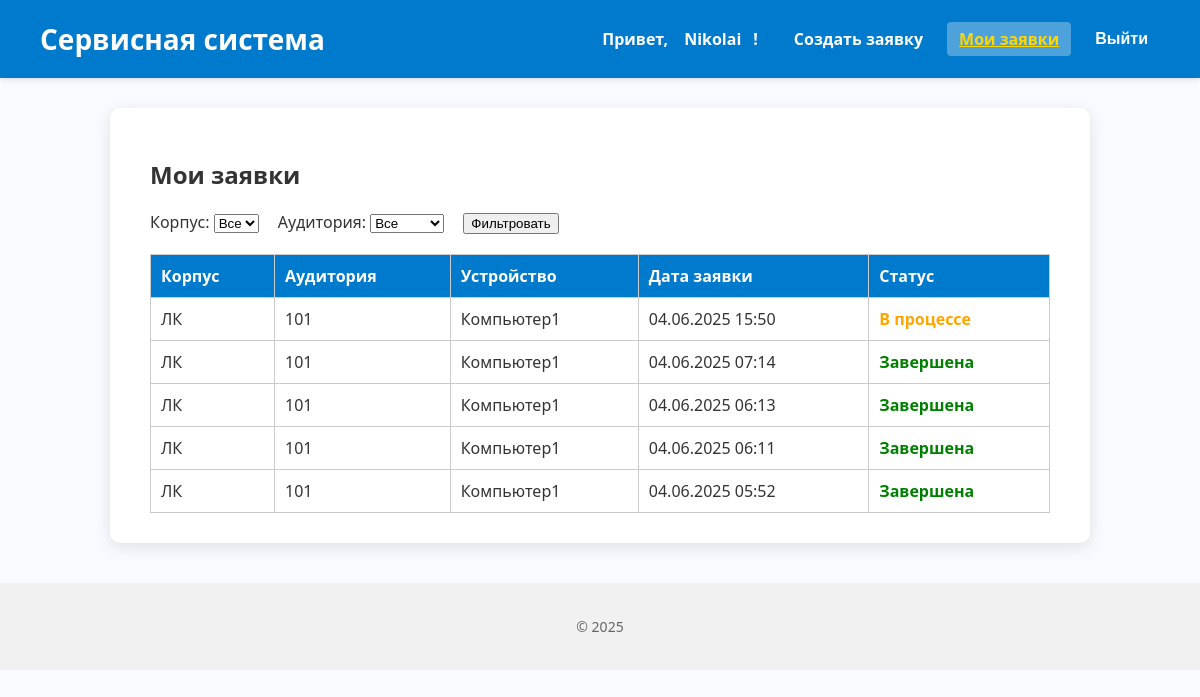
The app's page /my-requests/ (signed in) with its own data.
### core/models.py (models this page shows, shortened)
class User(AbstractUser):
    ROLE_CHOICES = [
        ('admin', 'Администратор'),
        ('engineer', 'Инженер'),
        ('teacher', 'Преподаватель'),
    ]
    role = models.CharField(max_length=20, choices=ROLE_CHOICES, blank=True, null=True)

class ServiceRequest(models.Model):
    device = models.ForeignKey(Device, on_delete=models.CASCADE, related_name='service_requests', verbose_name="Устройство")
    created_by = models.ForeignKey(
        settings.AUTH_USER_MODEL, on_delete=models.SET_NULL,
        null=True, related_name='requests_created', verbose_name="Создал"
    )
    assigned_engineer = models.ForeignKey(
        settings.AUTH_USER_MODEL, on_delete=models.SET_NULL,
        null=True, blank=True, related_name='assigned_requests', verbose_name="Инженер"
    )
    created_at = models.DateTimeField("Дата создания", auto_now_add=True)
    description = models.TextField("Описание проблемы")
    is_completed = models.BooleanField("Завершено", default=False)
    requires_replacement = models.BooleanField("Требуется замена", default=False)
    is_paused = models.BooleanField("Приостановлена (ожидание замены)", default=False)
    replacement_requested = models.BooleanField("Запрос на замену оборудования", default=False)
    class Meta:
        verbose_name = "Заявка на обслуживание"
        verbose_name_plural = "Заявки на обслуживание"
    @property
    def status(self):
        if self.is_completed:
            return "Завершена"
        if self.is_paused:
            return "Приостановлена (ожидание замены)"
        return "В процессе"

class Device(models.Model):
    cabinet = models.ForeignKey(Cabinet, on_delete=models.CASCADE, related_name='devices', verbose_name="Кабинет")
    name = models.CharField("Название устройства", max_length=100)
    serial_number = models.CharField("Серийный номер", max_length=100, unique=True)
    purchase_date = models.DateField("Дата покупки")
    cost = models.DecimalField("Стоимость", max_digits=10, decimal_places=2)
    class Meta:
        verbose_name = "Устройство"
        verbose_name_plural = "Устройства"

class Cabinet(models.Model):
    number = models.CharField("Номер кабинета", max_length=10)
    building = models.CharField("Корпус", max_length=50)
    class Meta:
        verbose_name = "Кабинет"
        verbose_name_plural = "Кабинеты"

### core/views.py (the view)
# urls.py: path('my-requests/', views.my_requests, name='my_requests'),
@login_required
@teacher_required
def my_requests(request):
    qs = ServiceRequest.objects.filter(created_by=request.user).select_related('device__cabinet').order_by('-created_at')
    building = request.GET.get('building')
    cabinet_id = request.GET.get('cabinet')
    if building:
        qs = qs.filter(device__cabinet__building=building)
    if cabinet_id:
        qs = qs.filter(device__cabinet__id=cabinet_id)
    buildings = Cabinet.objects.values_list('building', flat=True).distinct()
    cabinets = Cabinet.objects.all()
    return render(request, 'core/my_requests.html', {
        'requests': qs,
        'buildings': buildings,
        'cabinets': cabinets,
        'selected_building': building,
        'selected_cabinet': cabinet_id,
        'user_name': request.user.username,
    })

### core/templates/core/my_requests.html (shortened to what this page needs)
{% extends 'base.html' %}
{% block content %}
  <h2>Мои заявки</h2>
  <form method="get" style="margin-bottom: 20px;">
    <label style="margin-right: 15px;">
      Корпус:
      <select name="building">
        <option value="">Все</option>
      </select>
    </label>
    <label style="margin-right: 15px;">
      Аудитория:
      <select name="cabinet">
        <option value="">Все</option>
      </select>
    </label>
    <button type="submit" class="btn">Фильтровать</button>
  </form>
  {% if requests %}
    <table style="width: 100%; border-collapse: collapse; border: 1px solid #ccc;">
      <thead>
        <tr style="background-color: #007acc; color: white;">
          <th style="padding: 10px; border: 1px solid #ccc; text-align: left;">Корпус</th>
          <th style="padding: 10px; border: 1px solid #ccc; text-align: left;">Аудитория</th>
          <th style="padding: 10px; border: 1px solid #ccc; text-align: left;">Устройство</th>
          <th style="padding: 10px; border: 1px solid #ccc; text-align: left;">Дата заявки</th>
          <th style="padding: 10px; border: 1px solid #ccc; text-align: left;">Статус</th>
        </tr>
      </thead>
      <tbody>
        {% for req in requests %}
          <tr>
            <td style="padding: 10px; border: 1px solid #ccc;">{{ req.device.cabinet.building }}</td>
            <td style="padding: 10px; border: 1px solid #ccc;">{{ req.device.cabinet.number }}</td>
            <td style="padding: 10px; border: 1px solid #ccc;">{{ req.device.name }}</td>
            <td style="padding: 10px; border: 1px solid #ccc;">{{ req.created_at|date:"d.m.Y H:i" }}</td>
            <td style="padding: 10px; border: 1px solid #ccc; font-weight: 600; color: {% if req.is_completed %}green{% else %}orange{% endif %};">
              {{ req.status }}
            </td>
          </tr>
        {% endfor %}
      </tbody>
    </table>
  {% else %}
    <p>У вас пока нет заявок.</p>
  {% endif %}
{% endblock %}

### core/templates/base.html (shortened to what this page needs)
<!DOCTYPE html>
<html lang="ru">
<head>
</head>
<body>
    <header>
        <h1>Сервисная система</h1>
        <nav>
          {% if user.is_authenticated %}
            <span>Привет, <a href="{% url 'profile' %}">{{ user.username }}</a>!</span>
            {% if user.role == 'teacher' %}
              <a href="{% url 'create_request' %}" class="{% if request.path == '/create-request/' %}active{% endif %}">Создать заявку</a>
              <a href="{% url 'my_requests' %}" class="{% if request.path == '/my-requests/' %}active{% endif %}">Мои заявки</a>
            {% elif user.role == 'engineer' %}
              <a href="{% url 'active_requests' %}" class="{% if request.path == '/active-requests/' %}active{% endif %}">Активные заявки</a>
              <a href="{% url 'completed_requests' %}" class="{% if request.path == '/completed-requests/' %}active{% endif %}">Завершённые заявки</a>
            {% elif user.role == 'admin' %}
              <a href="{% url 'admin_active_requests' %}" class="{% if request.path == '/dashboard/admin/active/' %}active{% endif %}">Активные заявки</a>
              <a href="{% url 'admin_completed_requests' %}" class="{% if request.path == '/dashboard/admin/completed/' %}active{% endif %}">Завершённые заявки</a>
            {% endif %}
            <form method="post" action="{% url 'logout' %}" class="logout-form">
              <button type="submit">Выйти</button>
            </form>
          {% else %}
            {% if request.path != '/login/' %}
              <a href="{% url 'login' %}">Войти</a>
            {% endif %}
          {% endif %}
        </nav>
    </header>
    <main>
        {% block content %}{% endblock %}
    </main>
    <footer>
        <p>© 2025</p>
    </footer>
</body>
</html>

### core/templates/base.html (style rules this page uses)
body { font-family: 'Segoe UI', Tahoma, Geneva, Verdana, sans-serif; background-color: #f9faff; margin: 0; padding: 0; color: #333; }
header { background-color: #007acc; color: white; padding: 20px 40px; box-shadow: 0 2px 5px rgba(0,0,0,0.1); display: flex; align-items: center; justify-content: space-between; }
header h1 { margin: 0; font-weight: 700; font-size: 28px; }
nav { display: flex; align-items: center; gap: 12px; }
nav a, nav span { color: white; font-weight: 600; text-decoration: none; padding: 6px 12px; border-radius: 4px; transition: background-color 0.3s ease; }
nav a.active { font-weight: 700; color: #ffd700; text-decoration: underline; background-color: rgba(255, 255, 255, 0.3); }
main { max-width: 900px; margin: 30px auto; background-color: white; padding: 30px 40px; border-radius: 10px; box-shadow: 0 4px 15px rgba(0,0,0,0.1); }
footer { text-align: center; color: #666; padding: 20px 0; font-size: 14px; background-color: #f1f1f1; margin-top: 40px; }
form.logout-form { display: inline; }
form.logout-form button { background: none; border: none; color: white; cursor: pointer; padding: 6px 12px; font-weight: 600; font-size: 1em; border-radius: 4px; transition: background-color 0.3s ease; }

### records on screen
User: username "Nikolai"
ServiceRequest: device.cabinet.building "ЛК", device.cabinet.number "101", device.name "Компьютер1", created_at "04.06.2025 15:50", status "В процессе"
ServiceRequest: device.cabinet.building "ЛК", device.cabinet.number "101", device.name "Компьютер1", created_at "04.06.2025 07:14", status "Завершена"
ServiceRequest: device.cabinet.building "ЛК", device.cabinet.number "101", device.name "Компьютер1", created_at "04.06.2025 06:13", status "Завершена"
ServiceRequest: device.cabinet.building "ЛК", device.cabinet.number "101", device.name "Компьютер1", created_at "04.06.2025 06:11", status "Завершена"
ServiceRequest: device.cabinet.building "ЛК", device.cabinet.number "101", device.name "Компьютер1", created_at "04.06.2025 05:52", status "Завершена"
